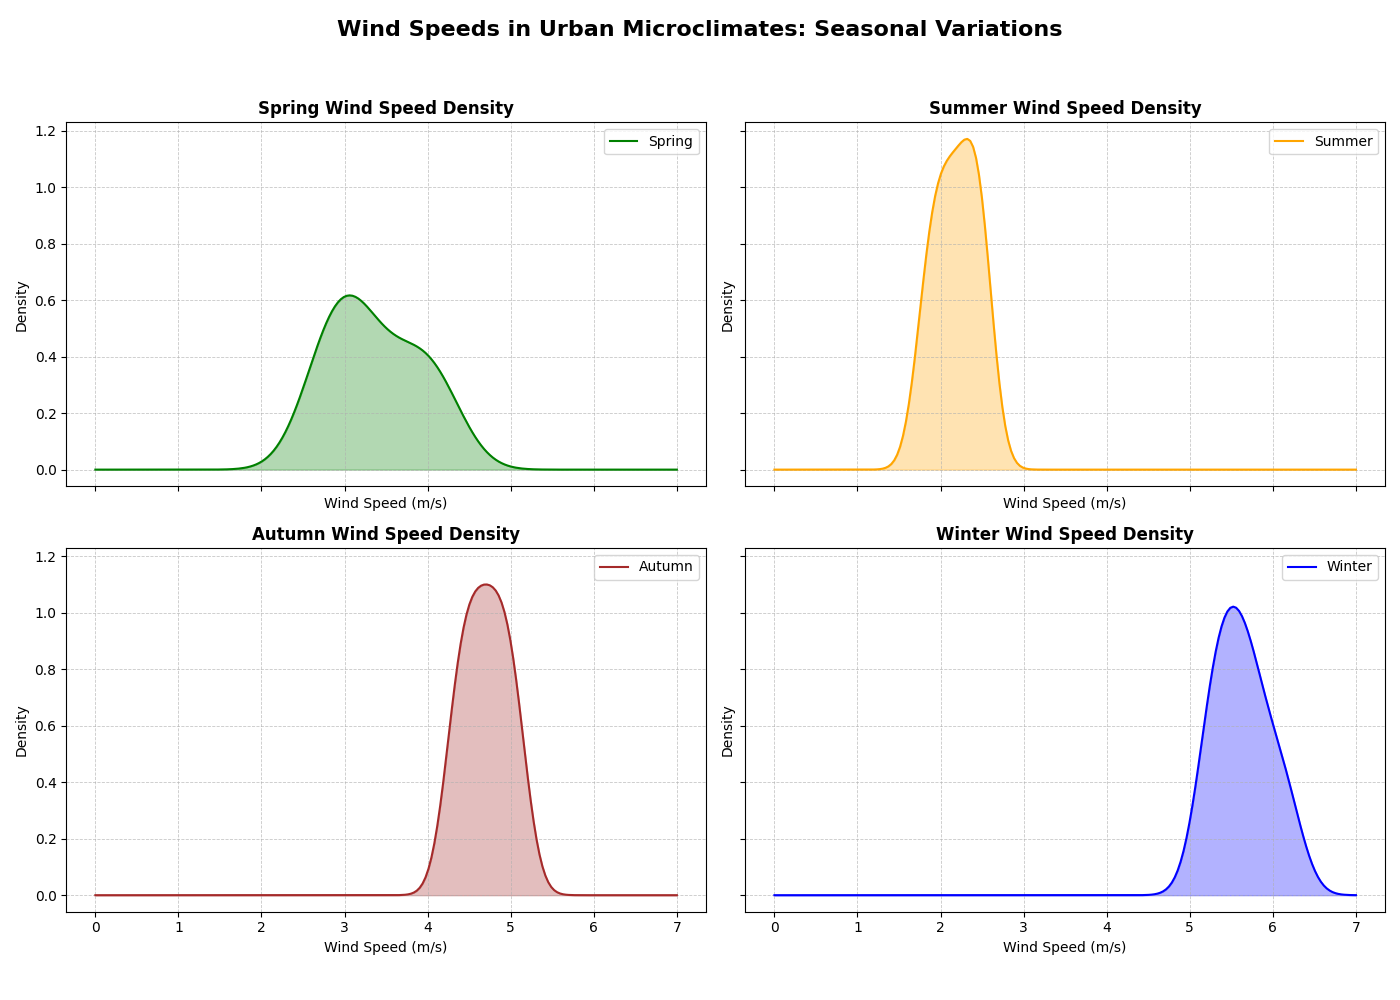

Recreate this plot in Python.
import matplotlib.pyplot as plt
import numpy as np
from scipy.stats import gaussian_kde

# Create artificial wind speed data for different seasons (in meters per second)
spring_wind_speeds = np.array([3.2, 2.8, 3.5, 4.0, 3.1, 2.7, 3.8, 3.0, 4.2])
summer_wind_speeds = np.array([2.0, 1.8, 2.2, 2.5, 2.5, 1.9, 2.3, 2.4, 2.1])
autumn_wind_speeds = np.array([4.5, 4.3, 4.6, 5.0, 4.8, 4.7, 4.4, 4.9, 5.1])
winter_wind_speeds = np.array([5.5, 5.2, 5.8, 6.0, 5.6, 5.4, 5.7, 5.3, 6.2])

# Define a figure for multiple subplots
fig, ax = plt.subplots(2, 2, figsize=(14, 10), sharex=True, sharey=True)
seasons = ['Spring', 'Summer', 'Autumn', 'Winter']
wind_speed_data = [spring_wind_speeds, summer_wind_speeds, autumn_wind_speeds, winter_wind_speeds]

# Colors for the density plots
colors = ['green', 'orange', 'brown', 'blue']

# Plot densities for each season
for i, (ax_, season, data, color) in enumerate(zip(ax.flatten(), seasons, wind_speed_data, colors)):
    density = gaussian_kde(data)
    x_vals = np.linspace(0, 7, 200)  # Define the range of x-values for plot
    y_vals = density(x_vals)

    ax_.plot(x_vals, y_vals, color=color, label=f'{season}')
    ax_.fill_between(x_vals, 0, y_vals, color=color, alpha=0.3)
    ax_.set_title(f'{season} Wind Speed Density', fontsize=12, fontweight='bold')
    ax_.set_xlabel('Wind Speed (m/s)', fontsize=10)
    ax_.set_ylabel('Density', fontsize=10)
    ax_.legend(loc='upper right')
    ax_.grid(True, linestyle='--', linewidth=0.6, alpha=0.7)

# Main title for the entire figure
fig.suptitle("Wind Speeds in Urban Microclimates: Seasonal Variations", fontsize=16, fontweight='bold')

# Adjust layout to prevent overlap
plt.tight_layout(rect=[0, 0.03, 1, 0.95])

# Display the plot
plt.show()
